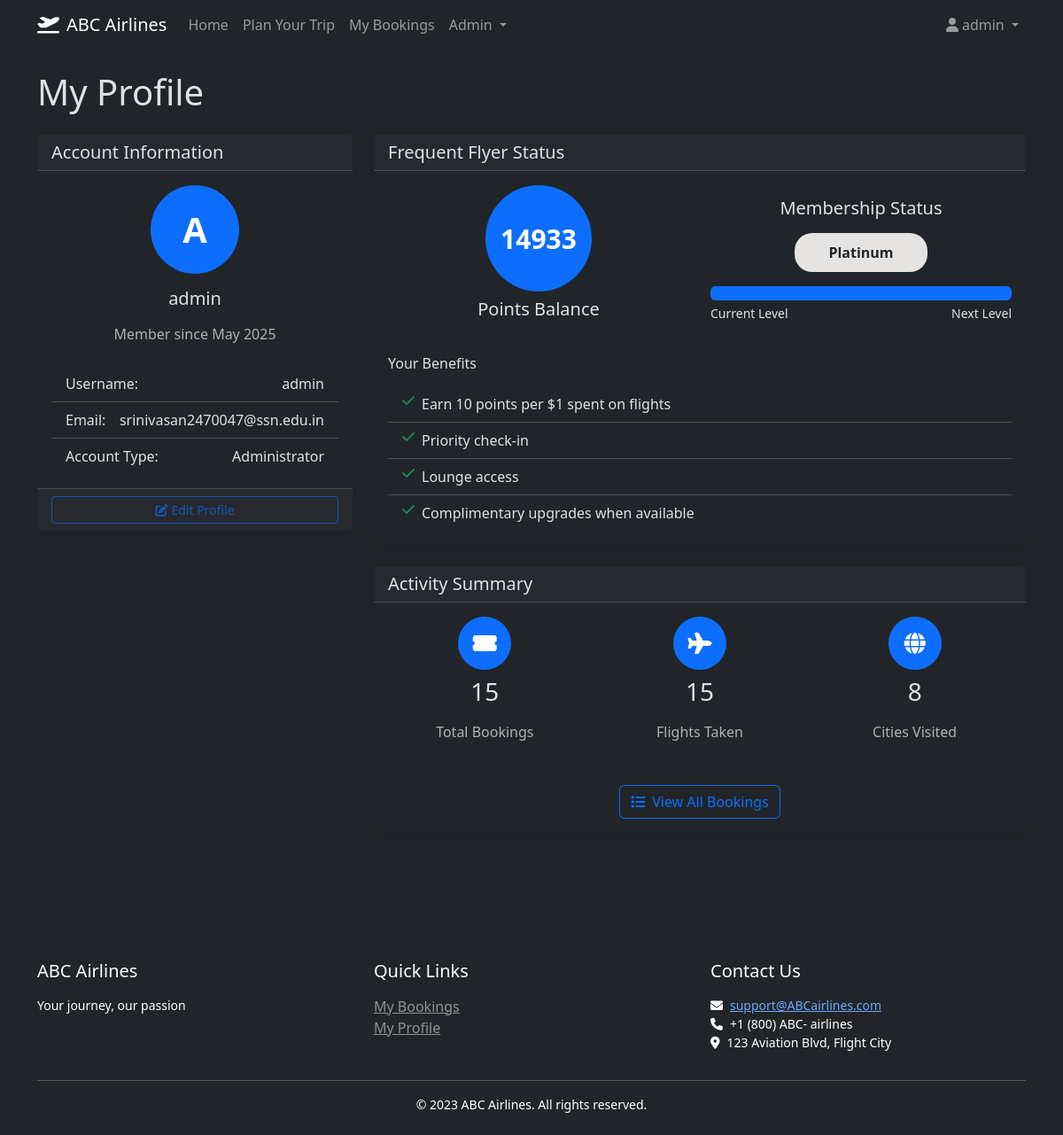
Screenshot of /profile (signed in) with the database file from the repository.
### models.py (models this page shows, shortened)
class User(UserMixin, db.Model):
    __tablename__ = 'users'
    id = db.Column(db.Integer, primary_key=True)
    username = db.Column(db.String(80), unique=True, nullable=False)
    email = db.Column(db.String(120), unique=True, nullable=False)
    password_hash = db.Column(db.String(128), nullable=False)
    is_admin = db.Column(db.Boolean, default=False)
    frequent_flyer_points = db.Column(db.Integer, default=0)
    created_at = db.Column(db.DateTime, nullable=False, default=datetime.utcnow)  # Add created_at
    bookings = db.relationship('Booking', backref='user', lazy=True)

### routes.py (the view)
@app.route('/profile')
@login_required
def profile():
    user = data.get_user_by_id(current_user.id)
    bookings_count = len(data.get_user_bookings(current_user.id))
    return render_template('user_profile.html', user=user, bookings_count=bookings_count)

### app.py (called while the page is built)
@login_manager.user_loader
def load_user(user_id):
    from models import User
    return User.query.get(int(user_id))

### data.py (called while the page is built)
def get_user_by_id(user_id):
    return User.query.get(user_id)

def get_user_bookings(user_id):
    return Booking.query.filter_by(user_id=user_id).all()

### routes.py (called while the page is built)
@app.context_processor
def utility_processor():
    return {
        'format_datetime': format_datetime,
        'format_date': format_date,
        'format_time': format_time,
        'format_price': format_price
    }

### templates/user_profile.html (shortened to what this page needs)
{% extends "base.html" %}
{% block content %}
<div class="mb-4">
    <h1 class="mb-4">My Profile</h1>
    <div class="row">
        <div class="col-md-4 mb-4">
            <div class="card">
                <div class="card-header">
                    <h5 class="card-title mb-0">Account Information</h5>
                </div>
                <div class="card-body">
                    <div class="text-center mb-4">
                        <div class="avatar-circle mb-3">
                            <span class="initials">{{ user.username[0].upper() }}</span>
                        </div>
                        <h5>{{ user.username }}</h5>
                        <p class="text-muted">Member since {{ user.created_at.strftime('%b %Y') }}</p>
                    </div>
                    <ul class="list-group list-group-flush">
                        <li class="list-group-item d-flex justify-content-between">
                            <span>Username:</span>
                            <span>{{ user.username }}</span>
                        </li>
                        <li class="list-group-item d-flex justify-content-between">
                            <span>Email:</span>
                            <span>{{ user.email }}</span>
                        </li>
                        <li class="list-group-item d-flex justify-content-between">
                            <span>Account Type:</span>
                            <span>{{ 'Administrator' if user.is_admin else 'Standard User' }}</span>
                        </li>
                    </ul>
                </div>
                <div class="card-footer">
                    <button class="btn btn-outline-primary btn-sm w-100" disabled>
                        <i class="fas fa-edit me-1"></i>Edit Profile
                    </button>
                </div>
            </div>
        </div>
        <div class="col-md-8">
            <div class="card mb-4">
                <div class="card-header">
                    <h5 class="card-title mb-0">Frequent Flyer Status</h5>
                </div>
                <div class="card-body">
                    <div class="row align-items-center">
                        <div class="col-md-6">
                            <div class="text-center mb-3">
                                <div class="points-circle">
                                    <span class="points-value">{{ user.frequent_flyer_points }}</span>
                                </div>
                                <h5 class="mt-2">Points Balance</h5>
                            </div>
                        </div>
                        <div class="col-md-6">
                            <div class="loyalty-status">
                                {% set status = "Bronze" if user.frequent_flyer_points < 1000 else
                                                "Silver" if user.frequent_flyer_points < 5000 else
                                                "Gold" if user.frequent_flyer_points < 10000 else "Platinum" %}
                                {% set status_color = "#CD7F32" if status == "Bronze" else
                                                      "#C0C0C0" if status == "Silver" else
                                                      "#FFD700" if status == "Gold" else "#E5E4E2" %}
                                <h5 class="text-center mb-3">Membership Status</h5>
                                <div class="status-badge" style="background-color: {{ status_color }}">
                                    {{ status }}
                                </div>
                                <div class="progress mt-3">
                                    {% set progress = (user.frequent_flyer_points % 5000) / 50 if user.frequent_flyer_points < 10000 else 100 %}
                                    <div class="progress-bar" role="progressbar" style="width: {{ progress }}%"></div>
                                </div>
                                <div class="d-flex justify-content-between mt-1">
                                    <small>Current Level</small>
                                    <small>Next Level</small>
                                </div>
                            </div>
                        </div>
                    </div>
                    <div class="benefits mt-4">
                        <h6>Your Benefits</h6>
                        <ul class="list-group list-group-flush">
                            <li class="list-group-item d-flex">
                                <i class="fas fa-check text-success me-2"></i>
                                <div>Earn 10 points per $1 spent on flights</div>
                            </li>
                            {% if user.frequent_flyer_points >= 1000 %}
                            <li class="list-group-item d-flex">
                                <i class="fas fa-check text-success me-2"></i>
                                <div>Priority check-in</div>
                            </li>
                            {% endif %}
                            {% if user.frequent_flyer_points >= 5000 %}
                            <li class="list-group-item d-flex">
                                <i class="fas fa-check text-success me-2"></i>
                                <div>Lounge access</div>
                            </li>
                            {% endif %}
                            {% if user.frequent_flyer_points >= 10000 %}
                            <li class="list-group-item d-flex">
                                <i class="fas fa-check text-success me-2"></i>
                                <div>Complimentary upgrades when available</div>
                            </li>
                            {% endif %}
                        </ul>
                    </div>
                </div>
            </div>
            <div class="card">
                <div class="card-header">
                    <h5 class="card-title mb-0">Activity Summary</h5>
                </div>
                <div class="card-body">
                    <div class="row text-center">
                        <div class="col-md-4 mb-3">
                            <div class="stats-circle mb-2">
                                <i class="fas fa-ticket-alt"></i>
                            </div>
                            <h3>{{ bookings_count }}</h3>
                            <p class="text-muted">Total Bookings</p>
                        </div>
                        <div class="col-md-4 mb-3">
                            <div class="stats-circle mb-2">
                                <i class="fas fa-plane"></i>
                            </div>
                            <h3>{% if bookings_count > 0 %}{{ bookings_count }}{% else %}0{% endif %}</h3>
                            <p class="text-muted">Flights Taken</p>
                        </div>
                        <div class="col-md-4 mb-3">
                            <div class="stats-circle mb-2">
                                <i class="fas fa-globe"></i>
                            </div>
                            <h3>{% if bookings_count > 0 %}{{ bookings_count // 2 + 1 }}{% else %}0{% endif %}</h3>
                            <p class="text-muted">Cities Visited</p>
                        </div>
                    </div>
                    <div class="text-center mt-3">
                        <a href="{{ url_for('my_bookings') }}" class="btn btn-outline-primary">
                            <i class="fas fa-list me-2"></i>View All Bookings
                        </a>
                    </div>
                </div>
            </div>
        </div>
    </div>
</div>
{% endblock %}

### templates/base.html (shortened to what this page needs)
<!DOCTYPE html>
<html lang="en" data-bs-theme="dark">
<head>
    <link rel="stylesheet" href="https://cdn.jsdelivr.net/npm/bootstrap@5.3.3/dist/css/bootstrap.min.css">
    <link rel="stylesheet" href="https://cdnjs.cloudflare.com/ajax/libs/font-awesome/6.0.0/css/all.min.css">
    <link rel="stylesheet" href="{{ url_for('static', filename='css/custom.css') }}">
</head>
<body>
    <nav class="navbar navbar-expand-lg navbar-dark bg-dark mb-4">
        <div class="container">
            <a class="navbar-brand" href="{{ url_for('index') }}">
                <i class="fas fa-plane-departure me-2"></i>ABC Airlines
            </a>
            <div class="collapse navbar-collapse" id="navbarNav">
                <ul class="navbar-nav me-auto">
                    <li class="nav-item">
                        <a class="nav-link" href="{{ url_for('index') }}">Home</a>
                    </li>
                    <li class="nav-item">
                        <button class="btn btn-link nav-link" data-bs-toggle="modal" data-bs-target="#travelModal">Plan Your Trip</button>
                    </li>
                    {% if current_user.is_authenticated %}
                    <li class="nav-item">
                        <a class="nav-link" href="{{ url_for('my_bookings') }}">My Bookings</a>
                    </li>
                    {% endif %}
                    {% if current_user.is_authenticated and current_user.is_admin %}
                    <li class="nav-item dropdown">
                        <a class="nav-link dropdown-toggle" href="#" id="adminDropdown" role="button" data-bs-toggle="dropdown">
                            Admin
                        </a>
                    </li>
                    {% endif %}
                </ul>
                <ul class="navbar-nav">
                    {% if current_user.is_authenticated %}
                    <li class="nav-item dropdown">
                        <a class="nav-link dropdown-toggle" href="#" id="userDropdown" role="button" data-bs-toggle="dropdown">
                            <i class="fas fa-user me-1"></i>{{ current_user.username }}
                        </a>
                    </li>
                    {% endif %}
                </ul>
            </div>
        </div>
    </nav>
    <main class="container pb-4">
        {% block content %}{% endblock %}
    </main>
    <footer class="bg-dark text-white mt-5 py-4">
        <div class="container">
            <div class="row">
                <div class="col-md-4">
                    <h5>ABC Airlines</h5>
                    <p class="small">Your journey, our passion</p>
                </div>
                <div class="col-md-4">
                    <h5>Quick Links</h5>
                    <ul class="list-unstyled">
                        {% if current_user.is_authenticated %}
                        <li><a href="{{ url_for('my_bookings') }}" class="text-white-50">My Bookings</a></li>
                        <li><a href="{{ url_for('profile') }}" class="text-white-50">My Profile</a></li>
                        {% else %}
                        <li><a href="{{ url_for('login') }}" class="text-white-50">Login</a></li>
                        <li><a href="{{ url_for('register') }}" class="text-white-50">Register</a></li>
                        {% endif %}
                    </ul>
                </div>
                <div class="col-md-4">
                    <h5>Contact Us</h5>
                    <p class="small">
                        <i class="fas fa-envelope me-2"></i><a href="mailto:support@ABCairlines.com">support@ABCairlines.com</a><br>
                        <i class="fas fa-phone me-2"></i>+1 (800) ABC- airlines<br>
                        <i class="fas fa-map-marker-alt me-2"></i>123 Aviation Blvd, Flight City
                    </p>
                </div>
            </div>
            <hr class="my-3">
            <div class="text-center">
                <p class="small mb-0">&copy; 2023 ABC Airlines. All rights reserved.</p>
            </div>
        </div>
    </footer>
</body>
</html>

### static/css/custom.css (style rules this page uses)
body { min-height: 100vh; display: flex; flex-direction: column; }
main.container { flex: 1; }
h1, h2, h3, h4, h5, h6 { margin-bottom: 1rem; }
.card { margin-bottom: 1.5rem; border: none; box-shadow: 0 0.125rem 0.25rem rgba(0, 0, 0, 0.075); }
.card-header { font-weight: 500; }
.avatar-circle, .points-circle, .stats-circle { border-radius: 50%; display: flex; justify-content: center; align-items: center; margin: 0 auto; }
.avatar-circle { width: 100px; height: 100px; background-color: var(--bs-primary); }
.initials { font-size: 40px; color: white; font-weight: bold; }
.points-circle { width: 120px; height: 120px; background-color: var(--bs-primary); }
.points-value { font-size: 30px; color: white; font-weight: bold; }
.status-badge { text-align: center; padding: 10px 20px; border-radius: 20px; font-weight: bold; color: #212529; margin: 0 auto; max-width: 150px; }
.stats-circle { width: 60px; height: 60px; background-color: var(--bs-primary); font-size: 24px; color: white; }

### templates/user_profile.html (style rules this page uses)
.avatar-circle { width: 100px; height: 100px; background-color: var(--bs-primary); border-radius: 50%; display: flex; justify-content: center; align-items: center; margin: 0 auto; }
.initials { font-size: 40px; color: white; font-weight: bold; }
.points-circle { width: 120px; height: 120px; background-color: var(--bs-primary); border-radius: 50%; display: flex; justify-content: center; align-items: center; margin: 0 auto; }
.points-value { font-size: 30px; color: white; font-weight: bold; }
.status-badge { text-align: center; padding: 10px 20px; border-radius: 20px; font-weight: bold; color: #212529; margin: 0 auto; max-width: 150px; }
.stats-circle { width: 60px; height: 60px; background-color: var(--bs-primary); border-radius: 50%; display: flex; justify-content: center; align-items: center; margin: 0 auto; font-size: 24px; color: white; }

### rows the page displays
User: username "admin", username "A", created_at "May 2025", email "srinivasan2470047@ssn.edu.in", is_admin "Administrator", frequent_flyer_points "14933"

### other values shown
{{ status }} "Platinum"
{{ bookings_count }} "15"
{{ bookings_count // 2 + 1 }} "8"
